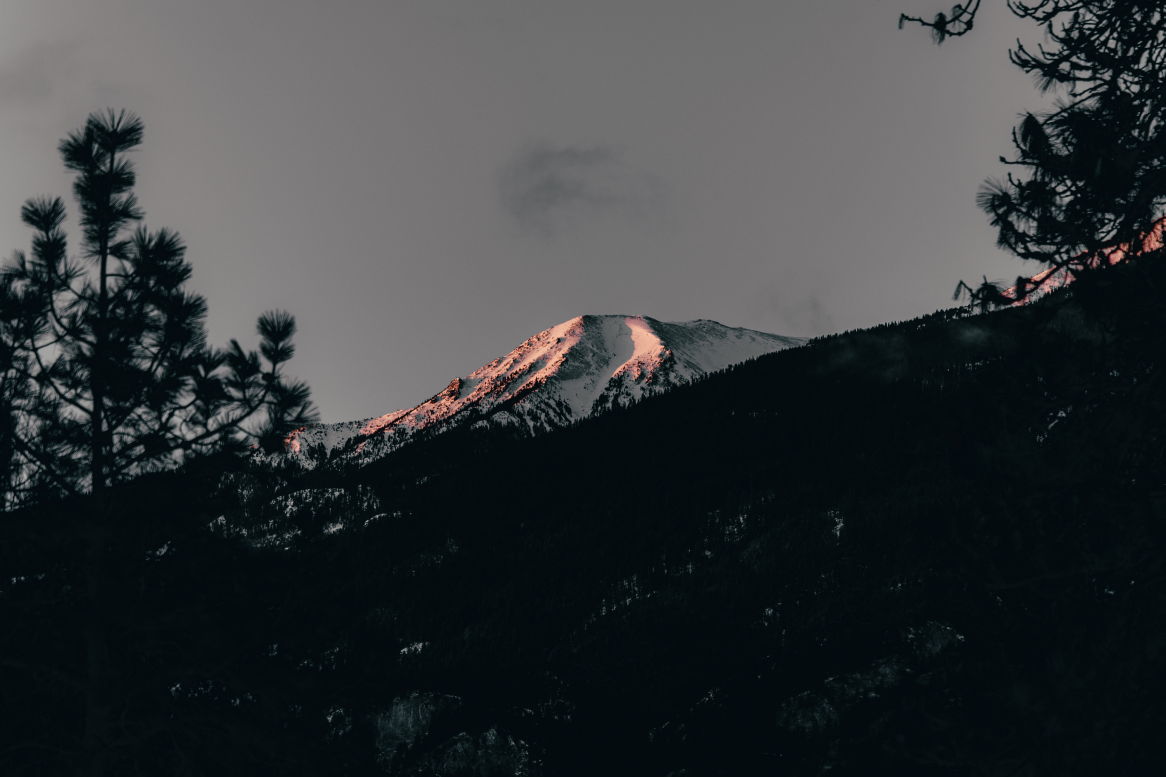
#> input picture photo-1677040628614-53936ff66632.jpg, 3496 x 2331 px (shown at 1/3 size); the run also reads 2 pictures not shown here
$ python multiprocessing_images.py
#> lines starting #> are read from the running program, lines starting #| are printed output that depends on the picture
import time
import concurrent.futures
from PIL import Image, ImageFilter

img_names = [
    'photo-1677040628614-53936ff66632.jpg',
    'photo-1676595670250-626d402700e0.jpg',
    'photo-1676737830610-2cebe4843eca.jpg',
    'photo-1676920410907-8d5f8dd4b5ba.jpg',
    'photo-1653219305693-28ad4baf623a.jpg',
    'photo-1676868720246-d608555dd3ba.jpg',
    'photo-1676625196031-b8b0d11c9172.jpg',
    'photo-1676798635656-b78321e08eb5.jpg',
    'photo-1676846631735-e10bf09d49d8.jpg',
    'photo-1676798385570-8fabdbf995ec.jpg',
    'photo-1676765374032-57d90e318b8f.jpg',
    'photo-1676744625189-48f9f6ad077f.jpg',
    'photo-1676845578082-2e08e7c359b4.jpg',
    'photo-1627209876750-9db65322c4ed.jpg'
]

set_size = (1000, 1000)


def image_processor(img_name: str) -> None:
    """
    Process the given image and saves it in the processed_image folder.

    :param img_name: name of the image
    :return: None
    """
#> called with img_name = 'photo-1677040628614-53936ff66632.jpg'
    img = Image.open(img_name)
#> img is the input picture: PIL image 3496x2331 RGB; mean R, G, B 52.6, 56.9, 58.6
    img = img.filter(ImageFilter.GaussianBlur(10))
    img.thumbnail(set_size)
#> img: PIL image 1000x667 RGB
    img.save(f'processed_images/{img_name}')
    print(f'Processed the image: {img_name}')


if __name__ == '__main__':
    start_time = time.perf_counter()

    with concurrent.futures.ProcessPoolExecutor() as executor:
        executor.map(image_processor, img_names)
#> call 3 of image_processor, with img_name = 'photo-1676737830610-2cebe4843eca.jpg'
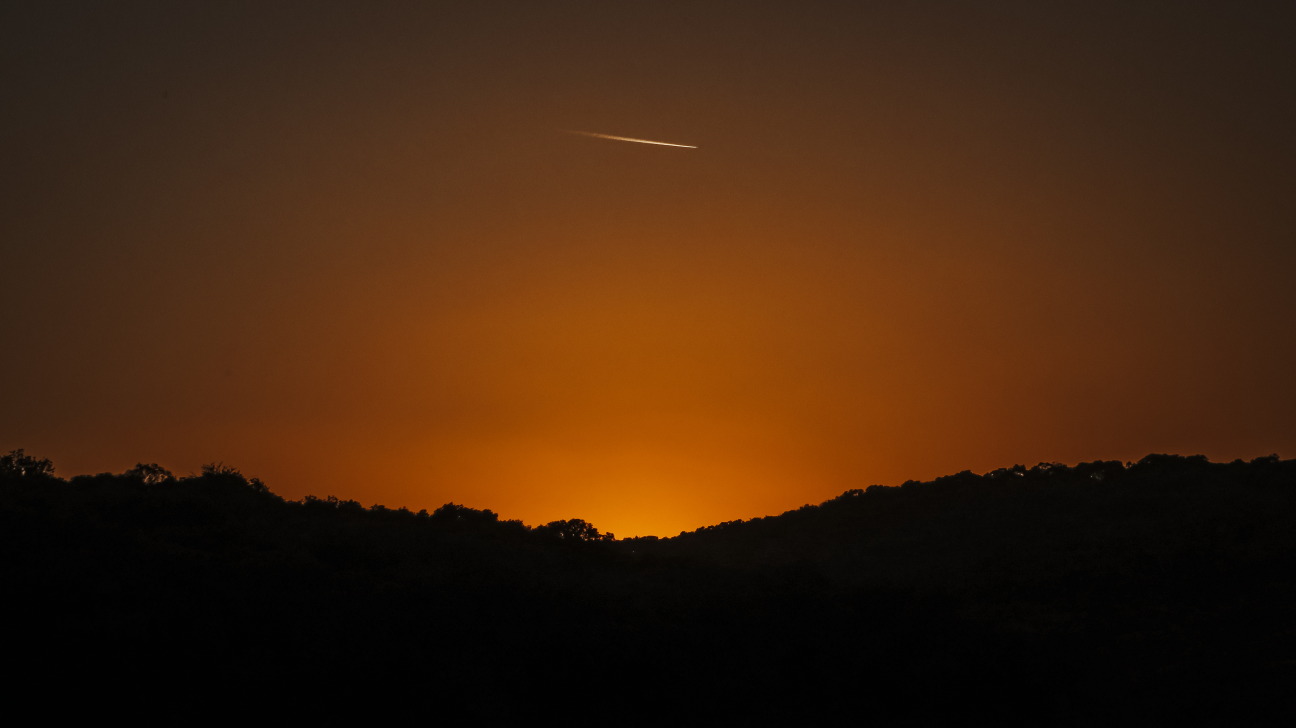
#> input picture photo-1676737830610-2cebe4843eca.jpg, 5184 x 2912 px (shown at 1/4 size)
#> in image_processor, img is the input picture: PIL image 5184x2912 RGB; mean R, G, B 65, 36.2, 14.6
#> call 4 of image_processor, with img_name = 'photo-1676920410907-8d5f8dd4b5ba.jpg'
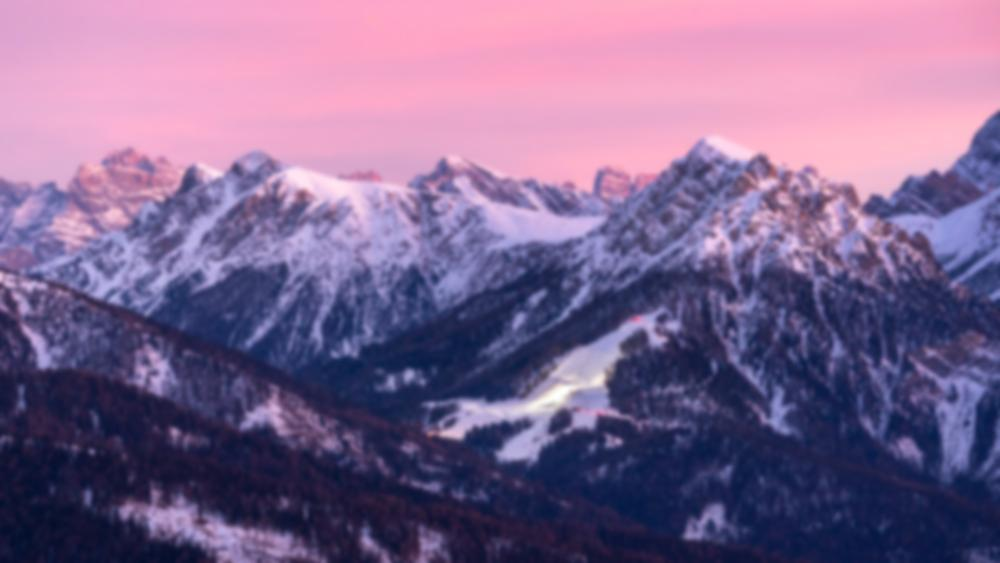
#> input picture processed_images/photo-1676920410907-8d5f8dd4b5ba.jpg, 1000 x 563 px, found by its file name
#> in image_processor, img is the input picture: PIL image 1000x563 RGB; mean R, G, B 127.2, 102.2, 142.8
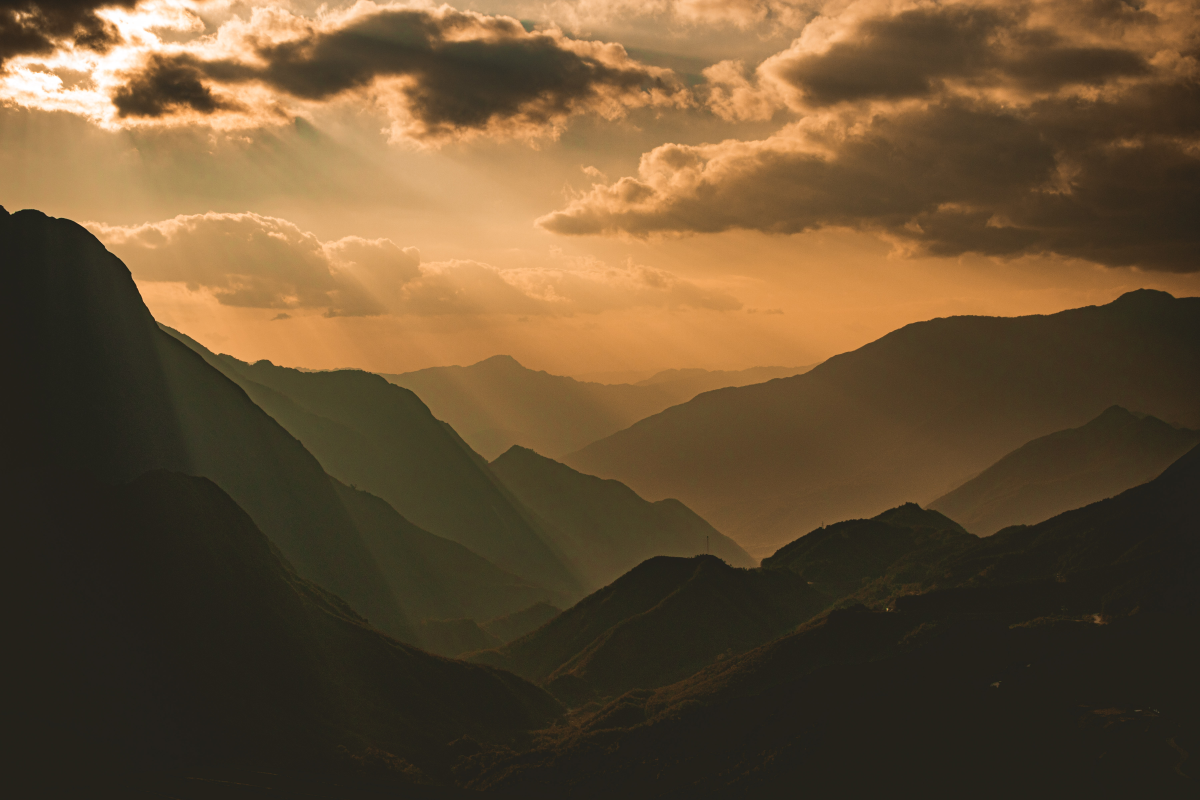
#> input picture photo-1653219305693-28ad4baf623a.jpg, 6000 x 4000 px (shown at 1/5 size)
#> in image_processor, img is the input picture: PIL image 6000x4000 RGB; mean R, G, B 102.1, 79.4, 51.2
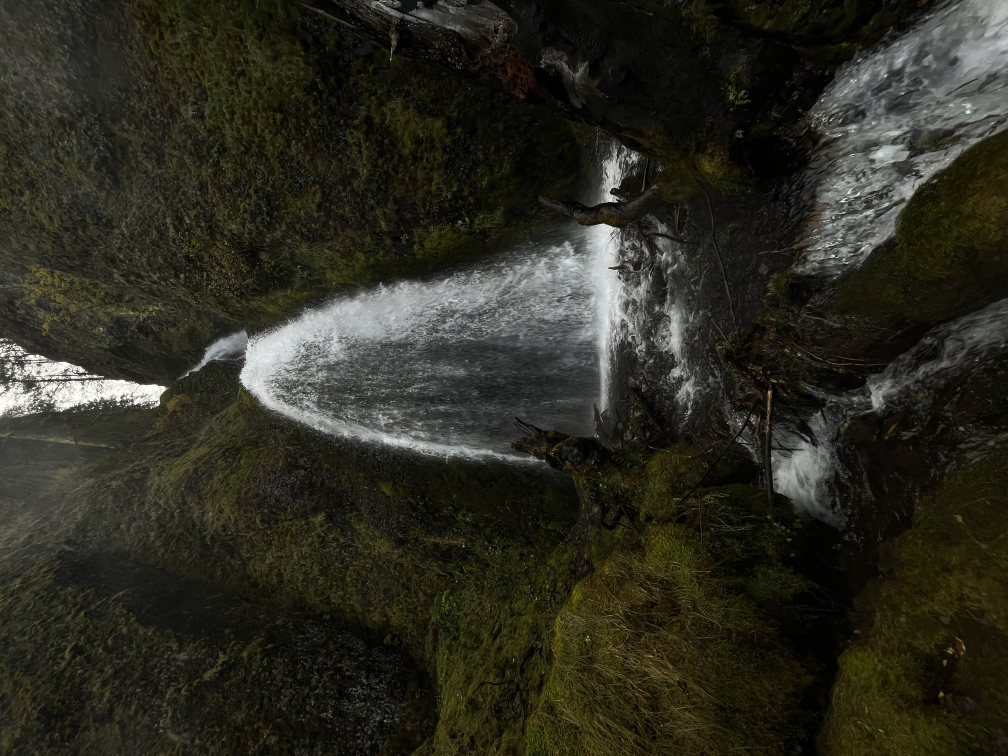
#> input picture photo-1676868720246-d608555dd3ba.jpg, 4032 x 3024 px (shown at 1/4 size)
#> in image_processor, img is the input picture: PIL image 4032x3024 RGB; mean R, G, B 43.8, 43.2, 32.5
#> in image_processor (call 14), `img = img.filter(ImageFilter.GaussianBlur(10))`:
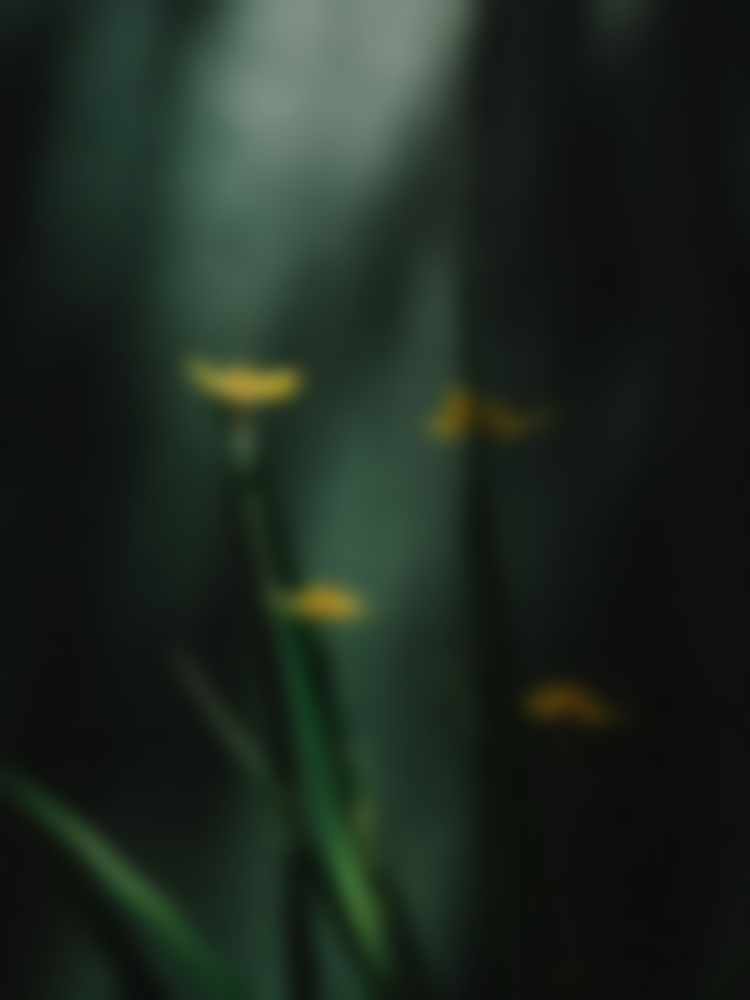
#> img: PIL image 750x1000 RGB; mean R, G, B 29.3, 40.3, 31.5

    end_time = time.perf_counter()
    print(f'Completed the process in {round(end_time - start_time, 2)} seconds')
